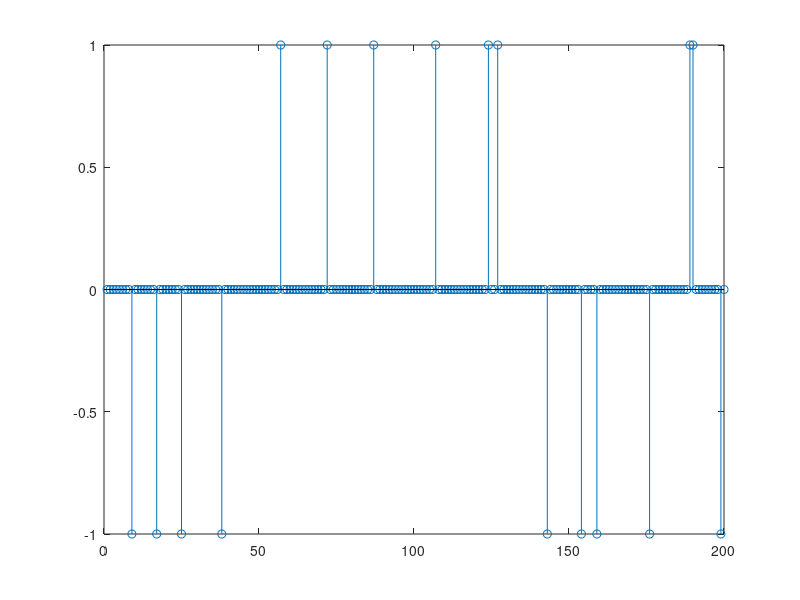

This figure's MATLAB source: (Note: this script raises an error after producing the figure.)
%---------
% AMP.m
% Script for simulating AMP algorithm.
% Modified code by Yanting Ma.
% Dror Baron, 11.2.2016
%---------

%---------
% initialization
%---------
clear

% y = sqrt(gamma)*A*x + z
% solve for x given y,A
N = 2000; % length of signal
M = 500; % number of measurements
delta = M/N; % measurement rate
gamma=10; % SNR

% signal parameters
var_x=1;
epsilon = 0.1; % probability of nonzero signal

% AMP parameters
max_iter = 20; % number of AMP iterations
lambda=0.3; % damping parameter

%---------
% generate signal
%---------
x = zeros(0,N);
for i = 1:N
    val = rand();
    if val < (epsilon / 2)
        x(i) = -1;
    elseif (val > (epsilon / 2)) & (val < epsilon)
        x(i) = 1;
    
    else 
        x(i) = 0;
    end     
end

stem(1:200, x(1:200))

%---------
% matrix
%---------
A = 1/sqrt(M)*randn(M,N); % unit norm columns
AT = A';% transpose of A

mean(var(A))
mean(mean(A))
%---------
% measurements
%---------
% y = sqrt(gamma)*A*x + z
y = sqrt(gamma)*A.*x + randn(M,1);% measurements

% normalize differently with gamma
y=y/sqrt(gamma);


%---------
% AMP algorithm
%---------
% initialization
mse = zeros(max_iter,1); % store mean square error
xt = zeros(N,1);% estimate of signal
dt = zeros(N,1);% derivative of denoiser
rt = zeros(M,1);% residual

for iter = 1:max_iter
    % update residual
    rt = y - A*xt + 1/delta*mean(dt)*rt;
    % compute pseudo-data
    vt = xt + AT*rt;
    % estimate scalar channel noise variance; estimator is due to Montanari
    var_t = mean(rt.^2);
    % denoising
    [xt1,dt] = denoise(vt,var_x,var_t,epsilon);
    % damping step
    xt=lambda*xt1+(1-lambda)*xt;
    mse(iter) = (mean(xt-x).^2);
end

%% plot result
%figure;
plot(mse,'o-');
xlabel('Iteration')
ylabel('MSE')
fprintf('AMP error = %10.6f\n',min(mse));

return

%---------
% linear programming
%---------
% xhat = argmin ||x||_1 s.t. y=A*x
% take x=xpos-xneg
% xpos>=0, xneg>=0
% xhat=argmin xpos+xneg s.t. y=A*(xpos-xneg)
fprintf('solving ell1\n')
f=ones(2*N,1);
Aeq=[A -A];
beq=y;
lb=zeros(2*N,1); % lower bound zero
ub=ones(2*N,1)*inf; % upper bound is infinity
xsolve=linprog(f,[],[],Aeq,beq,lb,ub);
xp=xsolve(1:N);
xn=xsolve(N+1:2*N);
xell1=xp-xn;
fprintf('ell1 error = %10.6f\n',mean((xell1-x).^2))

% graphics
Nplot=100;
plot(1:Nplot,x(1:Nplot),'o',1:Nplot,xt(1:Nplot),'*',1:Nplot,xell1(1:Nplot),'+')
legend('x','AMP','ell1')


function [xhat,d]=denoise(v,var_x,var_z,epsilon);

term1 = (1-epsilon)*normpdf(v,0,sqrt(var_z));
term2 = epsilon*normpdf(v,0,sqrt(var_x+var_z));
xW=var_x/(var_x+var_z)*v; % Wiener filter
xhat=term2./(term1+term2).*xW; % denoised version, x(t+1)

% empirical derivative
Delta=1e-10; % perturbation
term1_d = (1-epsilon)*normpdf(v+Delta,0,sqrt(var_z));
term2_d = epsilon*normpdf(v+Delta,0,sqrt(var_x+var_z));
xW2=var_x/(var_x+var_z)*(v+Delta);% Wiener filter
xhat2=xW2.*term2_d./(term1_d+term2_d);
d=(xhat2-xhat)/Delta;
end